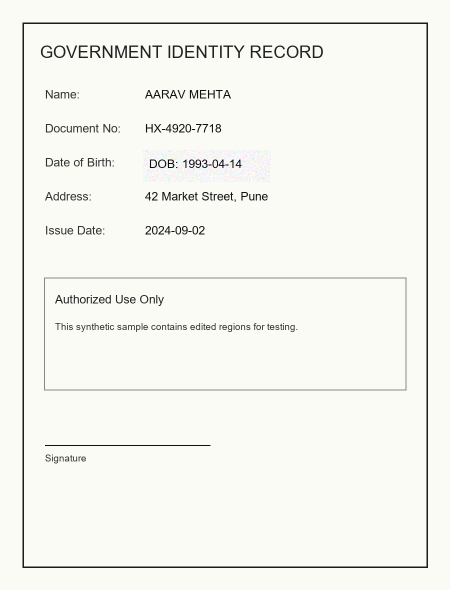
#> input picture tests/runtime/api/tampered.png, 900 x 1180 px (shown at 1/2 size)
$ python -i ml_features.py   (imports and definitions only)   (older library calls are emulated)
#> lines starting #> are read from the running program, lines starting #| are printed output that depends on the picture; after the words box and inside, x2 and y2 are one past the last pixel; in counts of white or black regions, pixels touching at a corner belong together
from pathlib import Path

import cv2
import numpy as np


def extract_image_features(image_path: Path) -> np.ndarray:
#> called with image_path = '../tests/runtime/api/tampered.png'
    image = cv2.imread(str(image_path))
#> image is the input picture: shape (1180, 900, 3); mean B, G, R 240.1, 244.8, 244.8
    if image is None:
        raise ValueError(f"Could not read image for ML features: {image_path}")

    gray = cv2.cvtColor(image, cv2.COLOR_BGR2GRAY)
    gray = cv2.resize(gray, (512, 512), interpolation=cv2.INTER_AREA)
#> gray: shape (512, 512)
    equalized = cv2.equalizeHist(gray)

    edges = cv2.Canny(equalized, 80, 180)
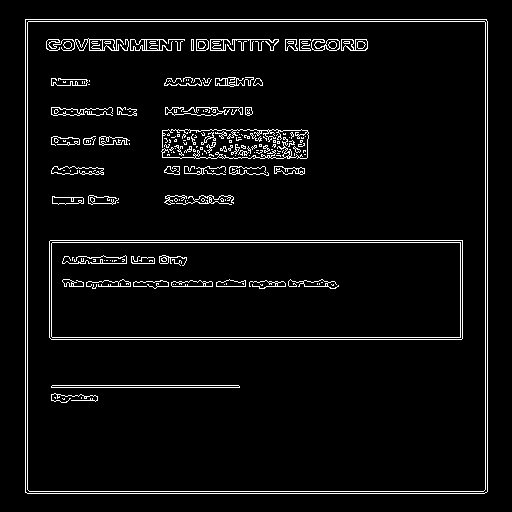
#> edges: shape (512, 512); 4.7% white in thin lines or dots, all inside (x1, y1, x2, y2) = (25, 19, 488, 494)
    blurred = cv2.GaussianBlur(equalized, (5, 5), 0)
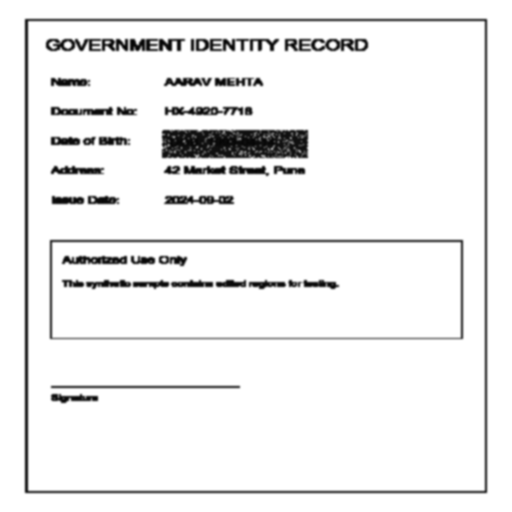
#> blurred: shape (512, 512); min 4, max 255, mean 238
    residual = cv2.absdiff(equalized, blurred)
    laplacian = cv2.Laplacian(equalized, cv2.CV_64F)
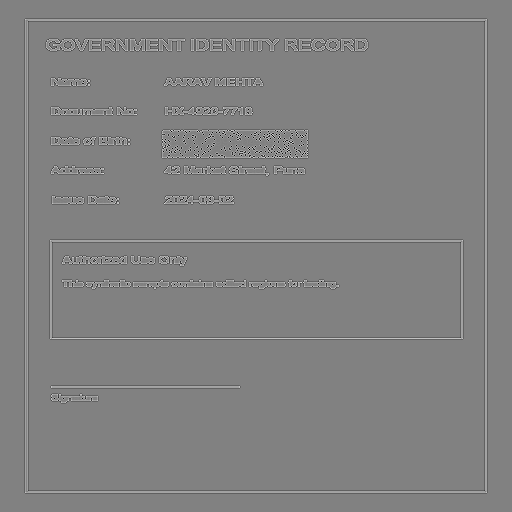
#> laplacian: shape (512, 512) float64; min -989, max 952, mean 0; drawn with min black and max white

    features: list[float] = []
    features.extend(_stats(equalized))
    features.extend(_stats(edges.astype(np.float32)))
    features.extend(_stats(residual.astype(np.float32)))
    features.extend(_stats(np.abs(laplacian).astype(np.float32)))
    features.extend(_tile_stats(edges, residual, laplacian))
    features.extend(_frequency_features(equalized))
    return np.array(features, dtype=np.float32)


def _stats(values: np.ndarray) -> list[float]:
    flat = values.astype(np.float32).ravel()
    q10, q25, q50, q75, q90 = np.percentile(flat, [10, 25, 50, 75, 90])
#> q10 = 255; q25 = 255; q50 = 255; q75 = 255; q90 = 255
    return [
        float(np.mean(flat)),
        float(np.std(flat)),
        float(q10),
        float(q25),
        float(q50),
        float(q75),
        float(q90),
        float(np.max(flat) - np.min(flat)),
    ]


def _tile_stats(edges: np.ndarray, residual: np.ndarray, laplacian: np.ndarray, tile: int = 64) -> list[float]:
#> called with tile = 64
    edge_scores = []
    noise_scores = []
    blur_scores = []
    height, width = edges.shape
#> height = 512; width = 512
    for y in range(0, height, tile):
        for x in range(0, width, tile):
            edge_roi = edges[y : y + tile, x : x + tile]
            residual_roi = residual[y : y + tile, x : x + tile]
            laplacian_roi = laplacian[y : y + tile, x : x + tile]
            edge_scores.append(float(np.mean(edge_roi > 0)))
            noise_scores.append(float(np.var(residual_roi)))
            blur_scores.append(float(np.var(laplacian_roi)))
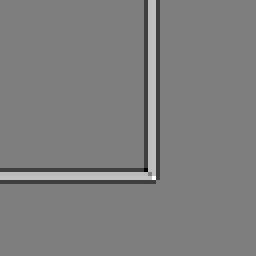
#> laplacian_roi: shape (64, 64) float64 (shown 4 times larger); min -497, max 505, mean 0; drawn with min black and max white
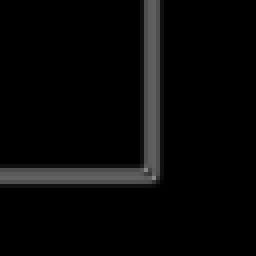
#> residual_roi: shape (64, 64) (shown 4 times larger); min 0, max 134, mean 7.5
#> after the loop, blur_scores = 64 values, max 51654.4 at index 20, min 0 at index 13, mean 8764.4; edge_scores = 64 values, max 0.183 at index 19, min 0 at index 13, mean 0.0471; noise_scores = 64 values, max 1797.3 at index 19, min 0 at index 13, mean 598.9

    features = []
    for scores in (edge_scores, noise_scores, blur_scores):
        arr = np.array(scores, dtype=np.float32)
        features.extend(_stats(arr))
        features.append(float(np.max(arr) - np.median(arr)))
        features.append(float(np.median(arr) - np.min(arr)))
#> this loop made 3 passes
#> (q25 in _stats, q50 in _stats, q75 in _stats, q90 in _stats) on passes 1 to 3: (0.0312, 0.0372, 0.0618, 0.0925), (439.7, 494.1, 771, 1108.9), (3894.5, 5766, 10389.3, 17994.7)
#> after the loop, features = 30 values, max 51654.4 at index 27, min 0 at index 2, mean 5571.6
    return features


def _frequency_features(gray: np.ndarray) -> list[float]:
    dct = cv2.dct(gray.astype(np.float32) / 255.0)
    low = dct[:32, :32]
    mid = dct[32:128, 32:128]
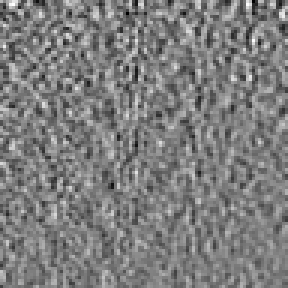
#> mid: shape (96, 96) float32 (shown 3 times larger); min -0.969, max 0.988, mean -0.000378; drawn with min black and max white
    high = dct[128:, 128:]
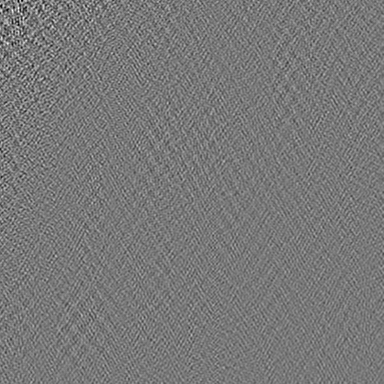
#> high: shape (384, 384) float32; min -0.468, max 0.519, mean -8.01e-07; drawn with min black and max white
    return [
        float(np.mean(np.abs(low))),
        float(np.mean(np.abs(mid))),
        float(np.mean(np.abs(high))),
        float(np.std(np.abs(mid))),
        float(np.std(np.abs(high))),
    ]

>>> result = extract_image_features('../tests/runtime/api/tampered.png')
#> result = 67 values, max 51654.4 at index 59, min 0 at index 10, mean 2547.6
